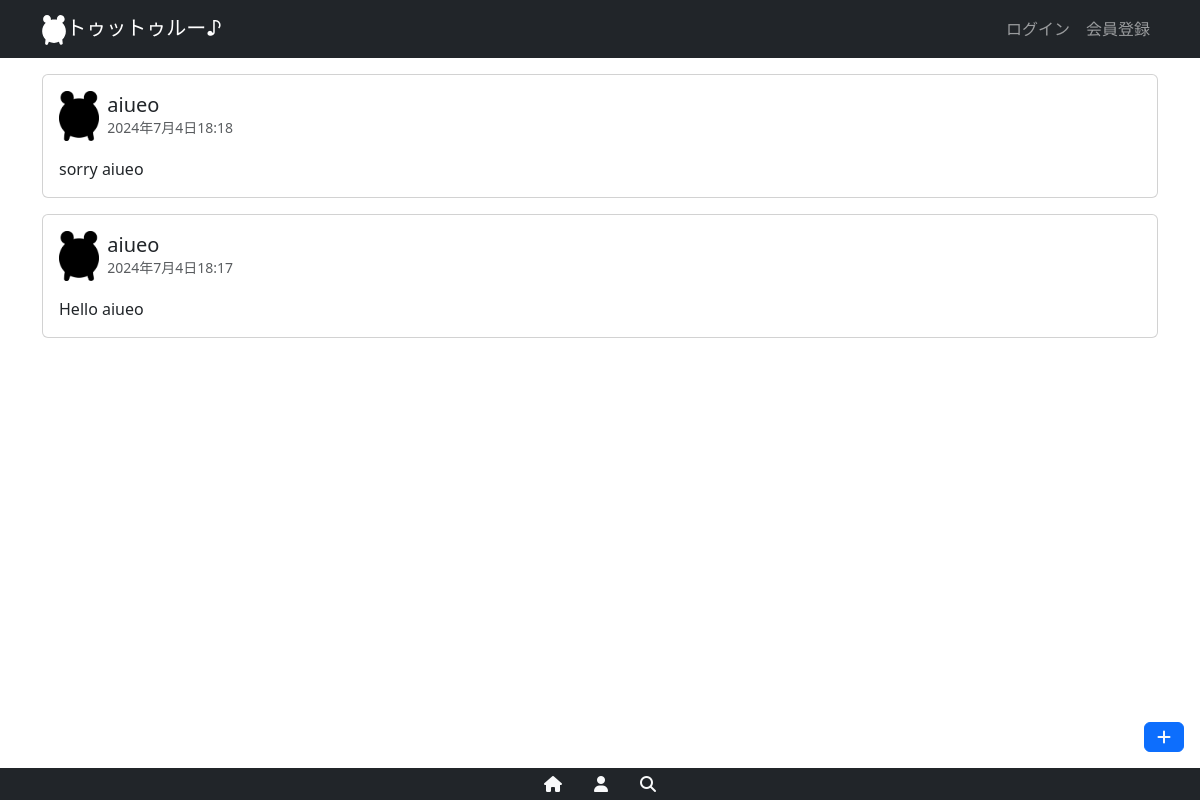
Before: / with the older database file.
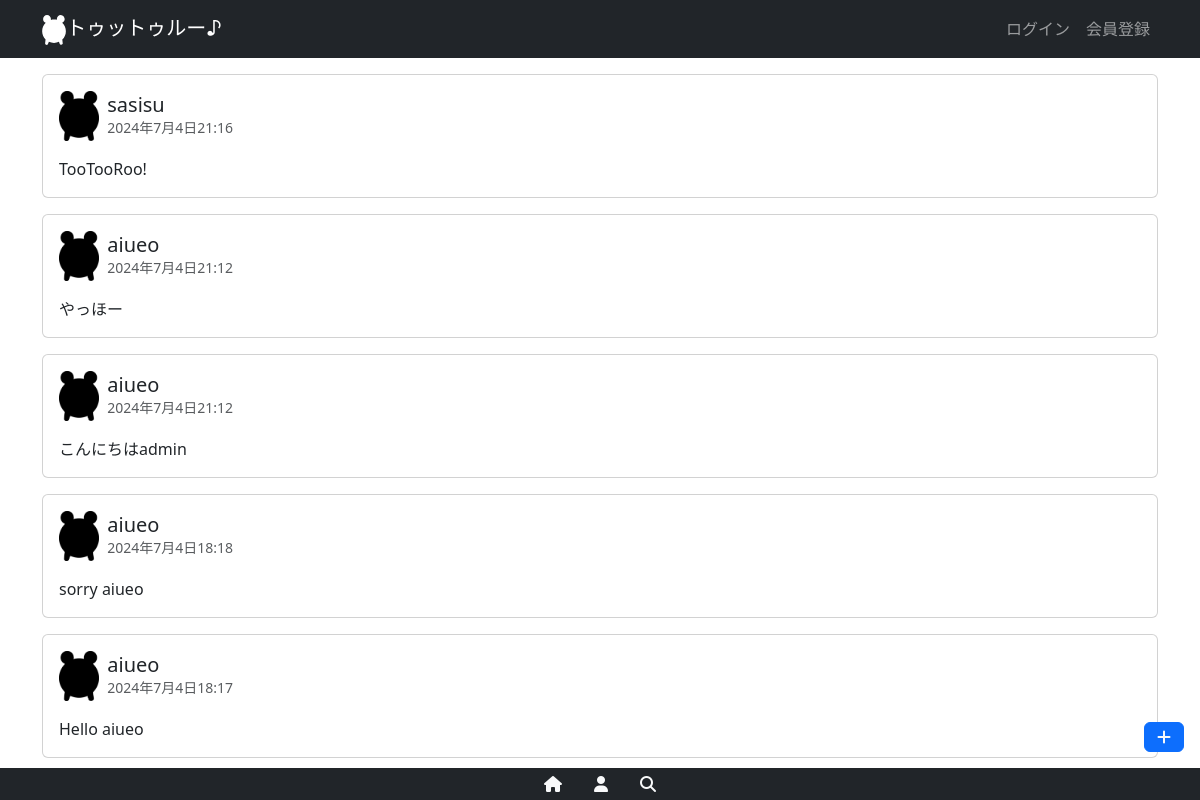
After: the same page with the newer database file.
### main/models.py (models this page shows, shortened)
class Toot(models.Model):
    user = models.ForeignKey(CustomUser, on_delete=models.CASCADE, related_name='toots', verbose_name='投稿者')
    content = models.CharField('内容', max_length=280)
    created_at = models.DateTimeField('投稿日', auto_now_add=True)
    updated_at = models.DateTimeField('更新日', auto_now=True)
    original_toot = models.ForeignKey('self', null=True, blank=True, on_delete=models.SET_NULL, related_name='original_toot_retoots', verbose_name='元のトゥート')

class CustomUser(models.Model):
    user = models.OneToOneField(settings.AUTH_USER_MODEL, on_delete=models.CASCADE)
    bio = models.TextField(blank=True, null=True)
    profile_image = models.ImageField(upload_to='profile_images/', blank=True, null=True)
    created_at = models.DateTimeField('アカウント作成日', auto_now_add=True)
    updated_at = models.DateTimeField('アカウント更新日', auto_now=True)
    def __str__(self):
        return self.user.username

### main/views.py (the view)
# urls.py: path('', views.TopView.as_view(), name='top'),
class TopView(ListView):
    model = Toot
    usrmodel = CustomUser
    template_name = 'toot/top.html'
    context_object_name = 'toots'
    ordering = ['-created_at']
    def get_context_data(self, **kwargs):
        context = super().get_context_data(**kwargs)
        context['form'] = TootForm()
        return context

### main/templates/toot/top.html
{% extends 'toot/base.html' %}
{% block main %}
{% if toots %}
{% for toot in toots %}
<div class="card my-3">
    <div class="card-body">
        <a href="{% url 'toot_detail' toot.id %}" class="text-decoration-none text-dark">
            <div class="d-flex align-items-center">
                <img src="../../static/media/icon.png" alt="Default Image" height="50">
                <div class="mx-2">
                    <h5 class="mb-0">{{ toot.user }}</h5>
                    <small class="text-muted">{{ toot.created_at }}</small>
                </div>
            </div>
            <div class="mt-3">
                <p class="mb-0">{{ toot.content|truncatewords:5 }}</p>
            </div>
        </a>
    </div>
</div>
{% endfor %}
{% else %}
<p>投稿はありません</p>
{% endif %}
{% endblock %}

### main/templates/toot/base.html (shortened to what this page needs)
{% load static %}
{% load django_bootstrap5 %}
<html>
<head>
    {% bootstrap_css %}
</head>
<body>
    <nav class="navbar navbar-expand flex-md-row navbar-dark bg-dark">
        <div class="container justify-content-between">
            <a href="/" class="navbar-brand"><img src="{% static 'media/icon.svg' %}" height="30px">トゥットゥルー♪</a>
            <ul class="navbar-nav mr-md-2">
                {% if user.is_authenticated %}
                <form id="logout-form" method="post" action="{% url 'logout' %}">
                    {% csrf_token %}
                    <button type="submit" class="nav-link btn btn-link" style="padding: 0;">
                        {{ user.username }}さん　ログアウト</button>
                </form>
                {% else %}
                <li class="nav-item"><a class="nav-link" href="{% url 'login' %}">ログイン</a></li>
                <li class="nav-item"><a class="nav-link" href="{% url 'signup' %}">会員登録</a></li>
                {% endif %}
            </ul>
        </div>
    </nav>
    <main>
        <div class="container">
            {% block main %}{% endblock %}
        </div>
    </main>
    <footer class="fixed-bottom">
        <div class="text-end pe-3 pb-3">
            {% if user.is_authenticated %}
            <button class="btn btn-primary text-light" data-bs-toggle="modal" data-bs-target="#tootModal"><i class="fa-solid fa-plus"></i></button>
            {% else %}
            <a class="btn btn-primary text-light" href="{% url 'login' %}"><i class="fa-solid fa-plus"></i></a>
            {% endif %}
        </div>
        <div class="bottom-navbar bg-dark">
            <div class="container">
                <ul class="nav justify-content-center">
                    <li class="nav-item">
                        <a class="nav-link text-light" href=""><i class="fa-solid fa-house"></i></a>
                    </li>
                    <li class="nav-item">
                        <a class="nav-link text-light" href=""><i class="fa-solid fa-user"></i></a>
                    </li>
                    <li class="nav-item">
                        <a class="nav-link text-light" href=""><i class="fa-solid fa-magnifying-glass"></i></a>
                    </li>
                </ul>
            </div>
        </div>
    </footer>
</body>
</html>

Changed rows visible on the page:
added Toot: user "sasisu", created_at "2024年7月4日21:16", content "TooTooRoo!"
added Toot: user "aiueo", created_at "2024年7月4日21:12", content "やっほー"
added Toot: user "aiueo", created_at "2024年7月4日21:12", content "こんにちはadmin"
